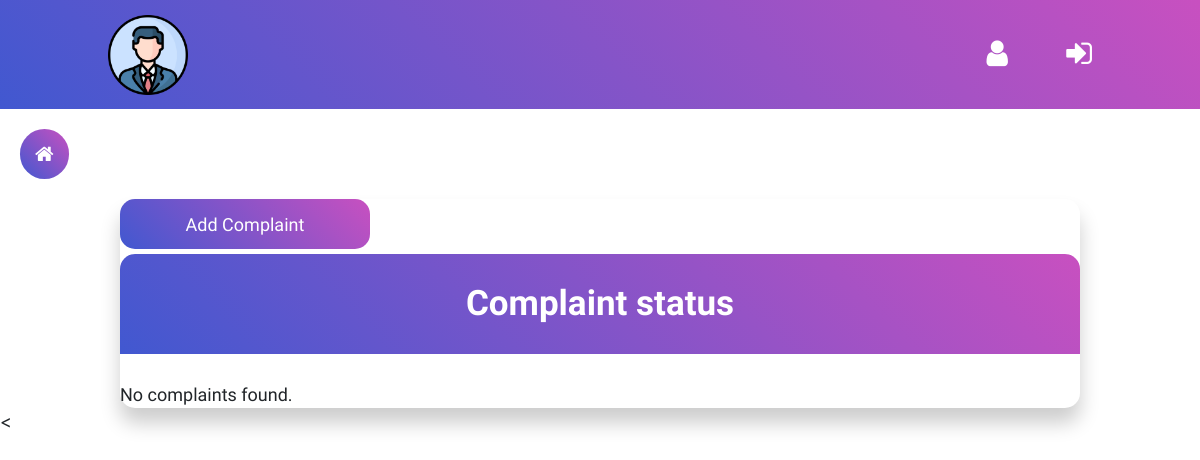
Page /users/user/Includes/complainUsers.php (signed in) on the earlier database version.
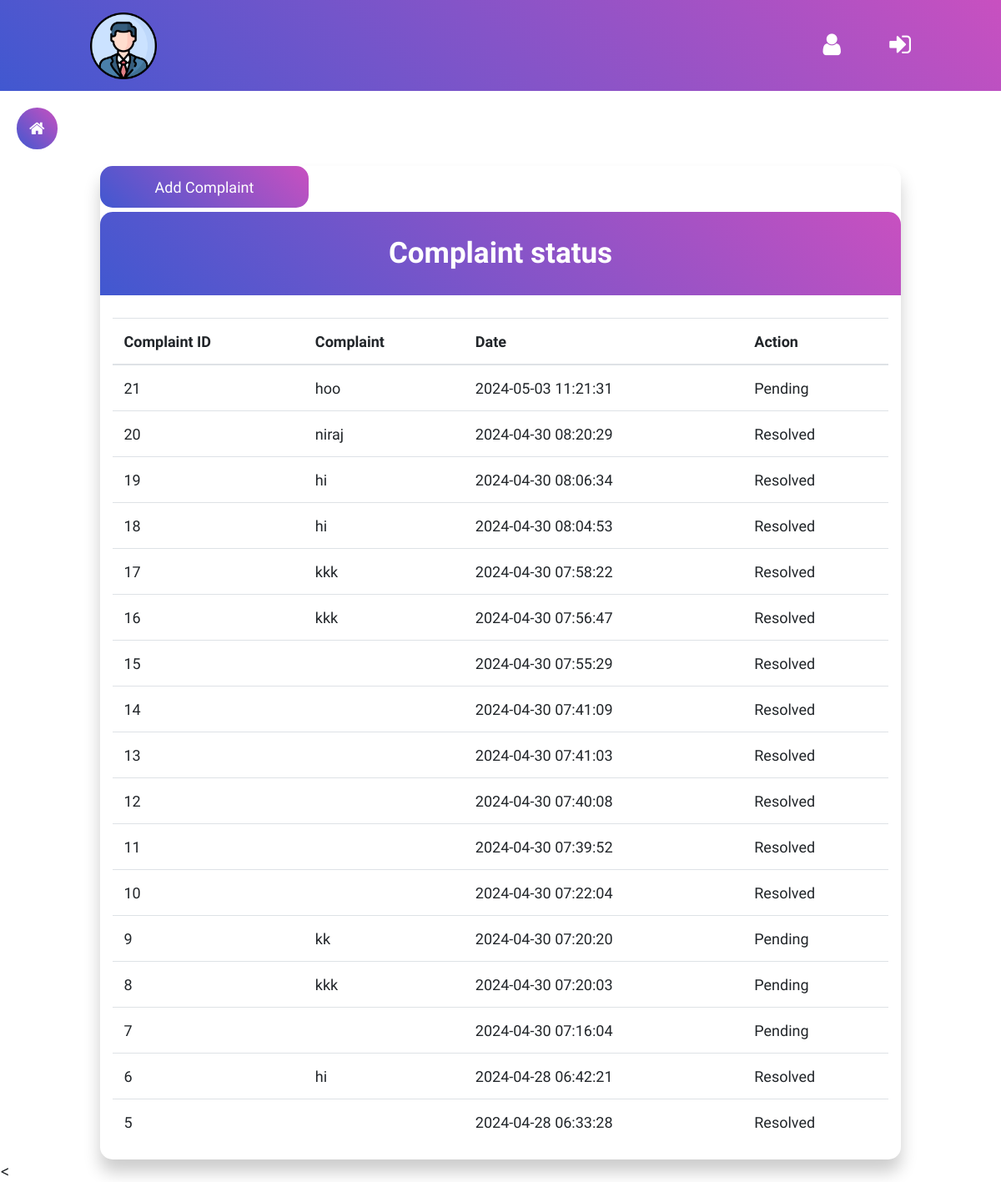
Same page on the later database version.
### tables this page shows
CREATE TABLE `complain` (
  `complain_id` int(11) NOT NULL,
  `user_id` int(11) DEFAULT NULL,
  `complain_text` varchar(20) DEFAULT NULL,
  `complain_date` timestamp NOT NULL DEFAULT current_timestamp(),
  `resolved` tinyint(1) DEFAULT 0
);

### users/user/Includes/complainStatus.php (the view, shortened to what this page needs)
<?php
require_once('../../../connection/session.php');
$user_id =  $_SESSION['uid'];
$sql = "SELECT c.complain_id, c.complain_text, c.complain_date, c.resolved
        FROM complain c
        INNER JOIN user u ON c.user_id = u.user_id
        WHERE c.user_id = ?
        ORDER BY c.complain_date DESC";
$stmt = $con->prepare($sql);
$stmt->bind_param("i", $user_id);
$stmt->execute();
$result = $stmt->get_result();
if ($result->num_rows > 0) {
?>
<!DOCTYPE html>
<html lang="en">
<head>
    <link rel="stylesheet" href="https://cdn.jsdelivr.net/npm/bootstrap@4.0.0/dist/css/bootstrap.min.css">
    <link rel="stylesheet" href="https://cdnjs.cloudflare.com/ajax/libs/font-awesome/4.7.0/css/font-awesome.min.css">
    <link rel="stylesheet" href="/newproject/assets/style.css"></link>
    <link rel="stylesheet" href="../assets/css/style.css">
</head>
<body>
<div class="container">
    <table class="table">
        <thead>
            <tr>
                <th scope="col" class="w-1">Complaint ID</th>
                <th scope="col">Complaint</th>
                <th scope="col">Date</th>
                <th scope="col">Action</th>
            </tr>
        </thead>
        <tbody>
            <?php
            while($row = $result->fetch_assoc()) {?>
                <tr>
                <td ><?php echo $row['complain_id']; ?></td>
                <td><?php echo $row['complain_text']; ?></td>
                <td><?php echo $row['complain_date']; ?></td>
                <td>
                    <?php if($row['resolved']==1): ?>
                        Resolved
                    <?php else: ?>
                        Pending
                    <?php endif; ?>
                </td>
                </tr>
           <?php }
            ?>
        </tbody>
    </table>
</div>
<?php
} else {
    echo "No complaints found.";
}
?>
</body>
</html>

Differences in the rows shown:
added complain: complain_id "21", complain_text "hoo", complain_date "2024-05-03 11:21:31", resolved "Pending"
added complain: complain_id "20", complain_text "niraj", complain_date "2024-04-30 08:20:29", resolved "Resolved"
added complain: complain_id "19", complain_text "hi", complain_date "2024-04-30 08:06:34", resolved "Resolved"
added complain: complain_id "18", complain_text "hi", complain_date "2024-04-30 08:04:53", resolved "Resolved"
added complain: complain_id "17", complain_text "kkk", complain_date "2024-04-30 07:58:22", resolved "Resolved"
added complain: complain_id "16", complain_text "kkk", complain_date "2024-04-30 07:56:47", resolved "Resolved"
added complain: complain_id "15", complain_date "2024-04-30 07:55:29", resolved "Resolved"
added complain: complain_id "14", complain_date "2024-04-30 07:41:09", resolved "Resolved"
added complain: complain_id "13", complain_date "2024-04-30 07:41:03", resolved "Resolved"
added complain: complain_id "12", complain_date "2024-04-30 07:40:08", resolved "Resolved"
added complain: complain_id "11", complain_date "2024-04-30 07:39:52", resolved "Resolved"
added complain: complain_id "10", complain_date "2024-04-30 07:22:04", resolved "Resolved"
added complain: complain_id "9", complain_text "kk", complain_date "2024-04-30 07:20:20", resolved "Pending"
added complain: complain_id "8", complain_text "kkk", complain_date "2024-04-30 07:20:03", resolved "Pending"
added complain: complain_id "7", complain_date "2024-04-30 07:16:04", resolved "Pending"
added complain: complain_id "6", complain_text "hi", complain_date "2024-04-28 06:42:21", resolved "Resolved"
added complain: complain_id "5", complain_date "2024-04-28 06:33:28", resolved "Resolved"
Other differences:
text no longer shown: "No complaints found."
text now shown: "Complaint ID Complaint Date Action"
